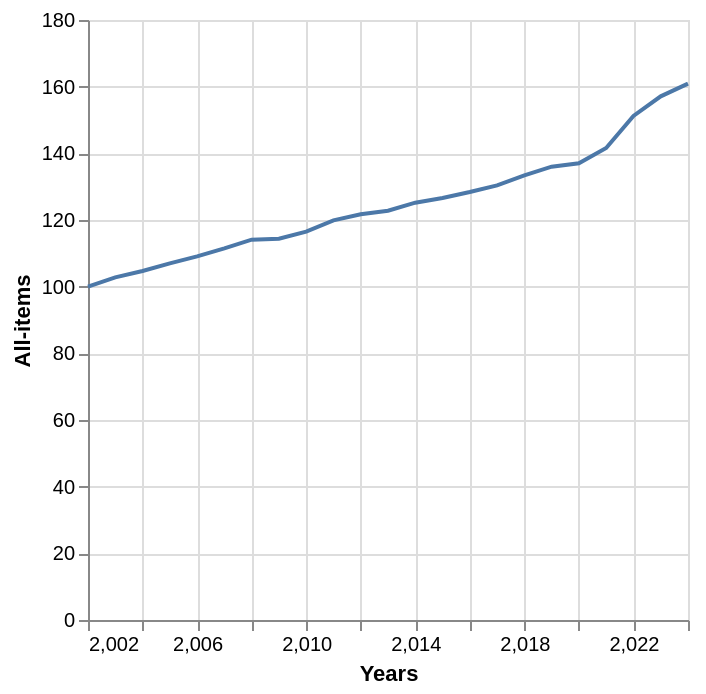

Here is the notebook cell this chart was saved with:
### Markdown cell above
## Altair

Altair is a declarative statistical visualization library for Python, based on Vega and Vega-Lite. Like Bokeh, it makes it easy to produce elegant, interactive graphics with minimal code. Altair's API is simple, friendly, and consistent, and built on top of the powerful Vega-Lite visualization grammar. If you are familiar with R and ggplot2, you might appreciate this "grammar-driven" approach to Python visualization. https://altair-viz.github.io/

### Code cell
import altair as alt

# Vega-Altair's syntax and structure may be more comfortable for R and JavaScript users
alt.Chart(df).mark_line().encode(
    x='Years',
    y='All-items',
)

### Figure 1 — Vega-Lite specification as saved in the notebook (floating-point values rounded to 4 significant figures)
{"config": {"view": {"continuousWidth": 300, "continuousHeight": 300}}, "data": {"name": "data-583a02f35f10a0ed06512e9eea671e0e"}, "mark": {"type": "line"}, "encoding": {"x": {"field": "Years", "type": "quantitative"}, "y": {"field": "All-items", "type": "quantitative"}}, "$schema": "https://vega.github.io/schema/vega-lite/v5.20.1.json", "datasets": {"data-583a02f35f10a0ed06512e9eea671e0e": [{"Years": 2002, "All-items": 100.0, "Food": 100.0, "Shelter": 100.0, "Household operations, furnishings and equipment": 100.0, "Clothing and footwear": 100.0, "Transportation": 100.0, "Gasoline": 100.0, "Health and personal care": 100.0, "Recreation, education and reading": 100.0, "Alcoholic beverages, tobacco products and recreational cannabis": 100.0, "All-items excluding food and energy": 100.0, "All-items excluding energy": 100.0, "Energy": 100.0, "Goods": 100.0, "Services": 100.0, "YearDate": "2002-01-01T00:00:00"}, {"Years": 2003, "All-items": 102.8, "Food": 101.7, "Shelter": 103.2, "Household operations, furnishings and equipment": 100.7, "Clothing and footwear": 98.2, "Transportation": 105.2, "Gasoline": 106.4, "Health and personal care": 101.4, "Recreation, education and reading": 100.8, "Alcoholic beverages, tobacco products and recreational cannabis": 110.1, "All-items excluding food and energy": 102.5, "All-items excluding energy": 102.4, "Energy": 107.9, "Goods": 101.9, "Services": 103.6, "YearDate": "2003-01-01T00:00:00"}, {"Years": 2004, "All-items": 104.7, "Food": 103.8, "Shelter": 105.8, "Household operations, furnishings and equipment": 101.2, "Clothing and footwear": 98.0, "Transportation": 107.7, "Gasoline": 117.6, "Health and personal care": 102.8, "Recreation, education and reading": 101.1, "Alcoholic beverages, tobacco products and recreational cannabis": 116.0, "All-items excluding food and energy": 103.9, "All-items excluding energy": 103.8, "Energy": 115.2, "Goods": 103.4, "Services": 105.9, "YearDate": "2004-01-01T00:00:00"}, {"Years": 2005, "All-items": 107.0, "Food": 106.4, "Shelter": 109.2, "Household operations, furnishings and equipment": 101.7, "Clothing and footwear": 97.6, "Transportation": 112.0, "Gasoline": 132.6, "Health and personal care": 104.6, "Recreation, education and reading": 100.8, "Alcoholic beverages, tobacco products and recreational cannabis": 119.1, "All-items excluding food and energy": 105.3, "All-items excluding energy": 105.4, "Energy": 126.3, "Goods": 105.8, "Services": 108.2, "YearDate": "2005-01-01T00:00:00"}, {"Years": 2006, "All-items": 109.1, "Food": 108.9, "Shelter": 113.1, "Household operations, furnishings and equipment": 102.2, "Clothing and footwear": 95.8, "Transportation": 115.2, "Gasoline": 139.8, "Health and personal care": 105.9, "Recreation, education and reading": 100.6, "Alcoholic beverages, tobacco products and recreational cannabis": 121.7, "All-items excluding food and energy": 106.9, "All-items excluding energy": 107.2, "Energy": 132.8, "Goods": 107.1, "Services": 111.1, "YearDate": "2006-01-01T00:00:00"}, {"Years": 2007, "All-items": 111.5, "Food": 111.8, "Shelter": 116.9, "Household operations, furnishings and equipment": 103.2, "Clothing and footwear": 95.7, "Transportation": 117.1, "Gasoline": 146.1, "Health and personal care": 107.3, "Recreation, education and reading": 101.8, "Alcoholic beverages, tobacco products and recreational cannabis": 125.5, "All-items excluding food and energy": 109.0, "All-items excluding energy": 109.5, "Energy": 135.9, "Goods": 108.0, "Services": 114.8, "YearDate": "2007-01-01T00:00:00"}, {"Years": 2008, "All-items": 114.1, "Food": 115.7, "Shelter": 122.0, "Household operations, furnishings and equipment": 104.6, "Clothing and footwear": 93.8, "Transportation": 119.5, "Gasoline": 164.7, "Health and personal care": 108.8, "Recreation, education and reading": 102.2, "Alcoholic beverages, tobacco products and recreational cannabis": 127.5, "All-items excluding food and energy": 110.3, "All-items excluding energy": 111.3, "Energy": 149.3, "Goods": 109.4, "Services": 118.7, "YearDate": "2008-01-01T00:00:00"}, {"Years": 2009, "All-items": 114.4, "Food": 121.4, "Shelter": 121.6, "Household operations, furnishings and equipment": 107.3, "Clothing and footwear": 93.4, "Transportation": 113.1, "Gasoline": 135.8, "Health and personal care": 112.1, "Recreation, education and reading": 103.1, "Alcoholic beverages, tobacco products and recreational cannabis": 130.7, "All-items excluding food and energy": 111.5, "All-items excluding energy": 113.3, "Energy": 129.2, "Goods": 107.6, "Services": 121.2, "YearDate": "2009-01-01T00:00:00"}, {"Years": 2010, "All-items": 116.5, "Food": 123.1, "Shelter": 123.3, "Household operations, furnishings and equipment": 108.8, "Clothing and footwear": 91.6, "Transportation": 118.0, "Gasoline": 148.2, "Health and personal care": 115.1, "Recreation, education and reading": 104.0, "Alcoholic beverages, tobacco products and recreational cannabis": 133.1, "All-items excluding food and energy": 112.9, "All-items excluding energy": 114.8, "Energy": 137.8, "Goods": 109.2, "Services": 123.7, "YearDate": "2010-01-01T00:00:00"}, {"Years": 2011, "All-items": 119.9, "Food": 127.7, "Shelter": 125.6, "Household operations, furnishings and equipment": 110.9, "Clothing and footwear": 91.9, "Transportation": 125.6, "Gasoline": 177.8, "Health and personal care": 117.1, "Recreation, education and reading": 105.3, "Alcoholic beverages, tobacco products and recreational cannabis": 135.6, "All-items excluding food and energy": 114.7, "All-items excluding energy": 117.0, "Energy": 154.7, "Goods": 112.9, "Services": 126.7, "YearDate": "2011-01-01T00:00:00"}, {"Years": 2012, "All-items": 121.7, "Food": 130.8, "Shelter": 127.1, "Household operations, furnishings and equipment": 113.0, "Clothing and footwear": 92.0, "Transportation": 128.1, "Gasoline": 182.3, "Health and personal care": 118.7, "Recreation, education and reading": 105.9, "Alcoholic beverages, tobacco products and recreational cannabis": 137.6, "All-items excluding food and energy": 116.2, "All-items excluding energy": 118.8, "Energy": 157.3, "Goods": 114.0, "Services": 129.3, "YearDate": "2012-01-01T00:00:00"}, {"Years": 2013, "All-items": 122.8, "Food": 132.4, "Shelter": 128.7, "Household operations, furnishings and equipment": 114.4, "Clothing and footwear": 92.1, "Transportation": 129.0, "Gasoline": 183.4, "Health and personal care": 118.3, "Recreation, education and reading": 106.2, "Alcoholic beverages, tobacco products and recreational cannabis": 140.4, "All-items excluding food and energy": 117.2, "All-items excluding energy": 119.9, "Energy": 159.6, "Goods": 114.6, "Services": 131.0, "YearDate": "2013-01-01T00:00:00"}, {"Years": 2014, "All-items": 125.2, "Food": 135.5, "Shelter": 132.2, "Household operations, furnishings and equipment": 116.6, "Clothing and footwear": 93.2, "Transportation": 130.4, "Gasoline": 183.8, "Health and personal care": 119.0, "Recreation, education and reading": 107.4, "Alcoholic beverages, tobacco products and recreational cannabis": 146.6, "All-items excluding food and energy": 119.0, "All-items excluding energy": 122.0, "Energy": 165.3, "Goods": 116.5, "Services": 133.7, "YearDate": "2014-01-01T00:00:00"}, {"Years": 2015, "All-items": 126.6, "Food": 140.5, "Shelter": 133.7, "Household operations, furnishings and equipment": 119.7, "Clothing and footwear": 94.6, "Transportation": 126.5, "Gasoline": 153.4, "Health and personal care": 120.5, "Recreation, education and reading": 109.4, "Alcoholic beverages, tobacco products and recreational cannabis": 152.0, "All-items excluding food and energy": 121.2, "All-items excluding energy": 124.6, "Energy": 149.5, "Goods": 116.8, "Services": 136.4, "YearDate": "2015-01-01T00:00:00"}, {"Years": 2016, "All-items": 128.4, "Food": 142.6, "Shelter": 135.8, "Household operations, furnishings and equipment": 121.7, "Clothing and footwear": 94.4, "Transportation": 127.9, "Gasoline": 144.2, "Health and personal care": 122.2, "Recreation, education and reading": 111.3, "Alcoholic beverages, tobacco products and recreational cannabis": 156.8, "All-items excluding food and energy": 123.5, "All-items excluding energy": 126.9, "Energy": 145.0, "Goods": 117.9, "Services": 138.9, "YearDate": "2016-01-01T00:00:00"}, {"Years": 2017, "All-items": 130.4, "Food": 142.7, "Shelter": 138.1, "Household operations, furnishings and equipment": 121.9, "Clothing and footwear": 93.7, "Transportation": 132.9, "Gasoline": 161.2, "Health and personal care": 124.3, "Recreation, education and reading": 114.0, "Alcoholic beverages, tobacco products and recreational cannabis": 161.1, "All-items excluding food and energy": 125.5, "All-items excluding energy": 128.5, "Energy": 152.7, "Goods": 118.9, "Services": 142.0, "YearDate": "2017-01-01T00:00:00"}, {"Years": 2018, "All-items": 133.4, "Food": 145.3, "Shelter": 140.9, "Household operations, furnishings and equipment": 123.2, "Clothing and footwear": 94.5, "Transportation": 139.1, "Gasoline": 181.5, "Health and personal care": 125.9, "Recreation, education and reading": 115.3, "Alcoholic beverages, tobacco products and recreational cannabis": 167.9, "All-items excluding food and energy": 127.9, "All-items excluding energy": 131.0, "Energy": 162.9, "Goods": 121.1, "Services": 145.8, "YearDate": "2018-01-01T00:00:00"}, {"Years": 2019, "All-items": 136.0, "Food": 150.2, "Shelter": 144.5, "Household operations, furnishings and equipment": 123.6, "Clothing and footwear": 96.1, "Transportation": 141.5, "Gasoline": 170.5, "Health and personal care": 127.4, "Recreation, education and reading": 116.8, "Alcoholic beverages, tobacco products and recreational cannabis": 171.1, "All-items excluding food and energy": 130.5, "All-items excluding energy": 134.0, "Energy": 159.3, "Goods": 122.7, "Services": 149.2, "YearDate": "2019-01-01T00:00:00"}, {"Years": 2020, "All-items": 137.0, "Food": 153.7, "Shelter": 147.0, "Household operations, furnishings and equipment": 123.8, "Clothing and footwear": 94.4, "Transportation": 141.2, "Gasoline": 146.7, "Health and personal care": 129.2, "Recreation, education and reading": 115.7, "Alcoholic beverages, tobacco products and recreational cannabis": 171.9, "All-items excluding food and energy": 132.0, "All-items excluding energy": 135.8, "Energy": 147.2, "Goods": 122.5, "Services": 151.3, "YearDate": "2020-01-01T00:00:00"}, {"Years": 2021, "All-items": 141.6, "Food": 157.5, "Shelter": 152.7, "Household operations, furnishings and equipment": 125.2, "Clothing and footwear": 94.1, "Transportation": 151.4, "Gasoline": 192.4, "Health and personal care": 132.6, "Recreation, education and reading": 117.9, "Alcoholic beverages, tobacco products and recreational cannabis": 175.0, "All-items excluding food and energy": 135.1, "All-items excluding energy": 139.0, "Energy": 175.0, "Goods": 128.3, "Services": 154.8, "YearDate": "2021-01-01T00:00:00"}, {"Years": 2022, "All-items": 151.2, "Food": 171.5, "Shelter": 163.3, "Household operations, furnishings and equipment": 130.9, "Clothing and footwear": 95.4, "Transportation": 167.5, "Gasoline": 247.2, "Health and personal care": 138.0, "Recreation, education and reading": 123.5, "Alcoholic beverages, tobacco products and recreational cannabis": 181.3, "All-items excluding food and energy": 141.8, "All-items excluding energy": 146.9, "Energy": 214.4, "Goods": 139.4, "Services": 162.6, "YearDate": "2022-01-01T00:00:00"}, {"Years": 2023, "All-items": 157.1, "Food": 184.3, "Shelter": 172.5, "Household operations, furnishings and equipment": 132.0, "Clothing and footwear": 96.4, "Transportation": 169.0, "Gasoline": 228.4, "Health and personal care": 145.8, "Recreation, education and reading": 126.4, "Alcoholic beverages, tobacco products and recreational cannabis": 190.5, "All-items excluding food and energy": 147.3, "All-items excluding energy": 153.5, "Energy": 205.5, "Goods": 143.8, "Services": 170.1, "YearDate": "2023-01-01T00:00:00"}, {"Years": 2024, "All-items": 160.9, "Food": 189.3, "Shelter": 182.3, "Household operations, furnishings and equipment": 130.7, "Clothing and footwear": 93.3, "Transportation": 171.7, "Gasoline": 227.9, "Health and personal care": 150.4, "Recreation, education and reading": 127.0, "Alcoholic beverages, tobacco products and recreational cannabis": 196.2, "All-items excluding food and energy": 151.1, "All-items excluding energy": 157.5, "Energy": 204.3, "Goods": 144.3, "Services": 177.1, "YearDate": "2024-01-01T00:00:00"}]}}
